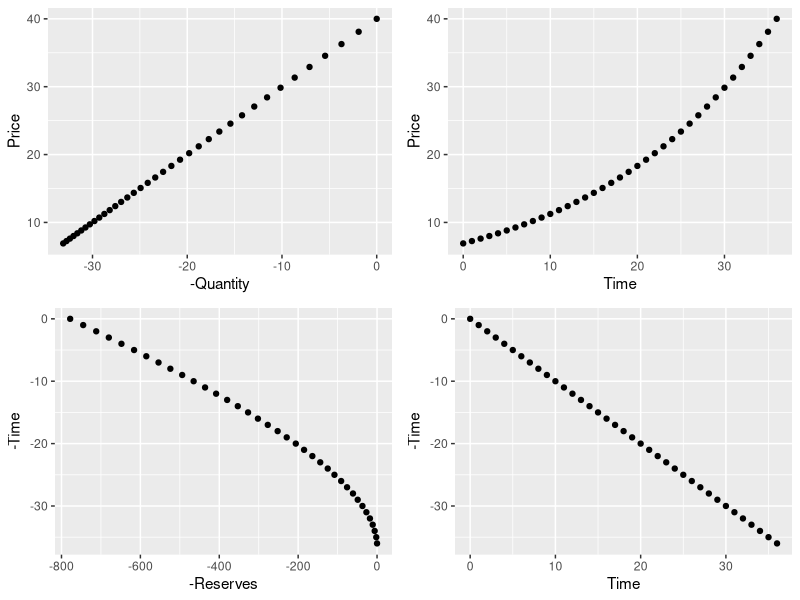

The R source for this figure:
## ---- chunk 1
knitr::opts_chunk$set(echo = TRUE, message = FALSE, warning = FALSE)
## ---- chunk 2
library(tidyverse)
library(nloptr)
library(knitr)
library(cowplot)
## ---- chunk 3
opt_fct <- function(choice, int_state, a, b, c, discount) {
  
  t=choice
  P=vector(mode="numeric", length=0) # P is price
  Q=vector(mode="numeric", length=0) # This is q
  R=vector(mode="numeric", length=0) # State is reserves
  benefits=vector(mode="numeric", length=0)
  # lambda=vector(mode="numeric", length=0)

  # Define initial conditions. Since we are working down these are at the end of the time frame
  P[t+1]=a
  R[t+1]=0
  Q[t+1]=0
  benefits[t+1]=0

  for(i in (t+1):2) {

    P[i-1]=(P[i]-c*discount)/(1+discount) # Gives P from t+1 to 1

    Q[i-1]=(a-P[i-1])/b # Gives Q from t+1 to 1

  }
  
  benefits[1]=(P[1]-c)*Q[1]

  R[1]=int_state
  
  for(i in 2:((t+1)-1)) {
    R[i]=R[i-1]-Q[i-1] # Gives R from 2 to t because we know it in t+1

    benefits[i]=(P[i]-c)*Q[i] # Gives benefits from 2 to t for same as above
  }

  time=seq(from=0,to=t)
  rho=1/(1+discount)
  pv=rho^time*benefits
  npv=sum(pv)

  return(-npv)
}



constraint <- function(choice, int_state, a, b, c, discount) {
  t=choice
  time=seq(from=0,to=t)
  R=vector(mode="numeric",length=0)
  const=vector(mode="numeric",length=0)
  P=vector(mode="numeric",length=0)
  Q=vector(mode="numeric",length=0)
  
  P[t+1]=a
  R[t+1]=0
  Q[t+1]=0
  
  for(i in (t+1):2) {

    P[i-1]=(P[i]-c*discount)/(1+discount) # Gives P from t+1 to 1

    Q[i-1]=(a-P[i-1])/b # Gives Q from t+1 to 1

  }
  
  # Defining the constraint 
  const=int_state-sum(Q)

  return(const)

}

local_opts<-list("algorithm"="NLOPT_LN_COBYLA",xtol_rel=1e-15)
options=list("algorithm"="NLOPT_LN_AUGLAG",xtol_rel=1e-15,maxeval=16000,"local_opts"=local_opts)
# R0=778.1259
# L=36
out_1a=nloptr(x0=35,
              eval_f=opt_fct,
              opts=options,
              lb=0,
              eval_g_eq = constraint,
              a=40,
              b=1,
              c=0,
              discount=0.05,
              int_state=778.1259)

out_1a$solution
-out_1a$objective
## ---- chunk 4
table_function <- function(choice, a=40, b=1, c=0, discount=0.05, int_state=778.1259) {
  t=choice
  P=vector(mode="numeric", length=0) # P is price
  Q=vector(mode="numeric", length=0) # This is q
  R=vector(mode="numeric", length=0) # State is reserves
  benefits=vector(mode="numeric", length=0)
  lambda=vector(mode="numeric", length=0)

  # Define initial conditions. Since we are working down these are at the end of the time frame
  P[t+1]=a
  R[t+1]=0
  Q[t+1]=0
  benefits[t+1]=0

  for(i in (t+1):2) {

    P[i-1]=(P[i]-c*discount)/(1+discount) # Gives P from t+1 to 1

    Q[i-1]=(a-P[i-1])/b # Gives Q from t+1 to 1

  }
  
  benefits[1]=(P[1]-c)*Q[1]
  lambda[1]=0
  R[1]=int_state
  rho=1/(1+discount)
  
  for(i in 2:((t+1))) {
    R[i]=R[i-1]-Q[i-1] # Gives R from 2 to t+1

    benefits[i]=(P[i]-c)*Q[i] # Gives benefits from 2 to t+1
    lambda[i]=(P[i-1]-c)*(1+discount)
  }

  time=seq(from=0,to=t)
  pv=rho^time*benefits
  npv=sum(pv)
  
  return(data.frame("Time" = time, "Price"=P, "Quantity"=Q, "Reserves" = round(R), "Profits" = benefits, "Lambda"=lambda, "PV"=pv)
    )
}

options(scipen=999)
df <- table_function(out_1a$solution)

knitr::kable(df, align="c")
quantity=ggplot(df, aes(x = -Quantity, y = Price)) +
  geom_point()
price=ggplot(df, aes(x = Time, y = Price)) +
  geom_point()
reserves=ggplot(df, aes(x = -Time,  y= -Reserves)) +
  geom_point() + coord_flip()
time=ggplot(df, aes(x = Time, y = -Time)) +
  geom_point()
cowplot::plot_grid(quantity, price, reserves, time, nrow=2,ncol=2)

## ---- chunk 5
# Im not sure if these are correct... These solutions input into the table function give weird answers 
out_2a1=nloptr(x0=35,
               eval_f=opt_fct,
               opts=options,
               lb=0,
               eval_g_eq = constraint,
               a=40,
               b=1,
               c=3.178025,
               discount=0.05,
               int_state=778.1259)
round(out_2a1$solution)
-out_2a1$objective

out_2a2=nloptr(x0=35,
               eval_f=opt_fct,
               opts=options,
               lb=0,
               eval_g_eq = constraint,
               a=40,
               b=1,
               c=0,
               discount=0.05,
               int_state=948.2253)
round(out_2a2$solution)
-out_2a2$objective

out_2a3=nloptr(x0=35,
               eval_f=opt_fct,
               opts=options,
               lb=0,
               eval_g_eq = constraint,
               a=40,
               b=0.75194,
               c=0,
               discount=0.05,
               int_state=778.1259)
round(out_2a3$solution)
-out_2a3$objective



## ---- chunk 6
# This is not correct but getting there 
df2b1 <- table_function(round(out_2a1$solutio), c=3.178025)
knitr::kable(df2b1, align='c')
df2b2 <- table_function(round(out_2a2$solution), int_state=948.2253)
knitr::kable(df2b2, align='c')
df2b3 <- table_function(round(out_2a3$solution), b=0.75194)
knitr::kable(df2b3, align='c')
